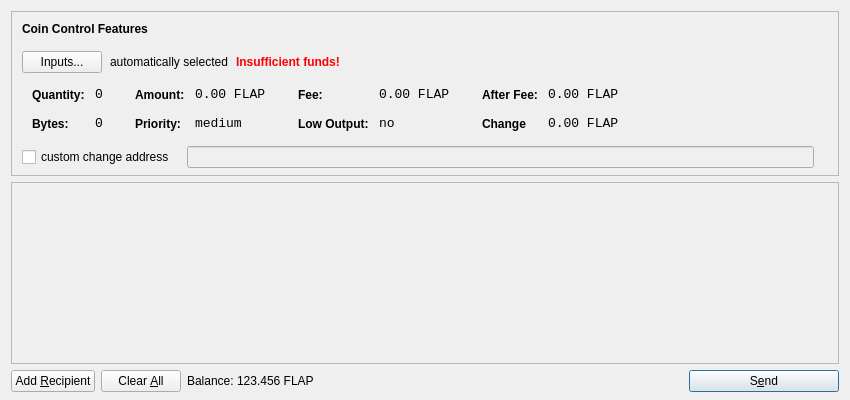
<?xml version="1.0" encoding="UTF-8"?>
<ui version="4.0">
 <class>SendCoinsDialog</class>
 <widget class="QDialog" name="SendCoinsDialog">
  <property name="geometry">
   <rect>
    <x>0</x>
    <y>0</y>
    <width>850</width>
    <height>400</height>
   </rect>
  </property>
  <property name="windowTitle">
   <string>Send Coins</string>
  </property>
  <layout class="QVBoxLayout" name="verticalLayout" stretch="0,1,0">
   <property name="bottomMargin">
    <number>8</number>
   </property>
   <item>
    <widget class="QFrame" name="frameCoinControl">
     <property name="sizePolicy">
      <sizepolicy hsizetype="Expanding" vsizetype="Expanding">
       <horstretch>0</horstretch>
       <verstretch>0</verstretch>
      </sizepolicy>
     </property>
     <property name="maximumSize">
      <size>
       <width>16777215</width>
       <height>16777215</height>
      </size>
     </property>
     <property name="frameShape">
      <enum>QFrame::StyledPanel</enum>
     </property>
     <property name="frameShadow">
      <enum>QFrame::Sunken</enum>
     </property>
     <layout class="QVBoxLayout" name="verticalLayoutCoinControl2">
      <property name="spacing">
       <number>-1</number>
      </property>
      <property name="leftMargin">
       <number>0</number>
      </property>
      <property name="topMargin">
       <number>0</number>
      </property>
      <property name="rightMargin">
       <number>0</number>
      </property>
      <property name="bottomMargin">
       <number>6</number>
      </property>
      <item>
       <layout class="QVBoxLayout" name="verticalLayoutCoinControl" stretch="0,0,0,0,1">
        <property name="spacing">
         <number>0</number>
        </property>
        <property name="leftMargin">
         <number>10</number>
        </property>
        <property name="topMargin">
         <number>10</number>
        </property>
        <item>
         <layout class="QHBoxLayout" name="horizontalLayoutCoinControl1">
          <property name="bottomMargin">
           <number>15</number>
          </property>
          <item>
           <widget class="QLabel" name="labelCoinControlFeatures">
            <property name="sizePolicy">
             <sizepolicy hsizetype="Preferred" vsizetype="Maximum">
              <horstretch>0</horstretch>
              <verstretch>0</verstretch>
             </sizepolicy>
            </property>
            <property name="font">
             <font>
              <weight>75</weight>
              <bold>true</bold>
             </font>
            </property>
            <property name="styleSheet">
             <string notr="true">font-weight:bold;</string>
            </property>
            <property name="text">
             <string>Coin Control Features</string>
            </property>
           </widget>
          </item>
         </layout>
        </item>
        <item>
         <layout class="QHBoxLayout" name="horizontalLayoutCoinControl2" stretch="0,0,0,0">
          <property name="spacing">
           <number>8</number>
          </property>
          <property name="bottomMargin">
           <number>10</number>
          </property>
          <item>
           <widget class="QPushButton" name="pushButtonCoinControl">
            <property name="styleSheet">
             <string notr="true"/>
            </property>
            <property name="text">
             <string>Inputs...</string>
            </property>
           </widget>
          </item>
          <item>
           <widget class="QLabel" name="labelCoinControlAutomaticallySelected">
            <property name="text">
             <string>automatically selected</string>
            </property>
            <property name="margin">
             <number>5</number>
            </property>
           </widget>
          </item>
          <item>
           <widget class="QLabel" name="labelCoinControlInsuffFunds">
            <property name="font">
             <font>
              <weight>75</weight>
              <bold>true</bold>
             </font>
            </property>
            <property name="styleSheet">
             <string notr="true">color:red;font-weight:bold;</string>
            </property>
            <property name="text">
             <string>Insufficient funds!</string>
            </property>
            <property name="margin">
             <number>5</number>
            </property>
           </widget>
          </item>
          <item>
           <spacer name="horizontalSpacerCoinControl">
            <property name="orientation">
             <enum>Qt::Horizontal</enum>
            </property>
            <property name="sizeHint" stdset="0">
             <size>
              <width>40</width>
              <height>1</height>
             </size>
            </property>
           </spacer>
          </item>
         </layout>
        </item>
        <item>
         <widget class="QWidget" name="widgetCoinControl" native="true">
          <property name="sizePolicy">
           <sizepolicy hsizetype="Preferred" vsizetype="Preferred">
            <horstretch>0</horstretch>
            <verstretch>0</verstretch>
           </sizepolicy>
          </property>
          <property name="minimumSize">
           <size>
            <width>0</width>
            <height>0</height>
           </size>
          </property>
          <property name="styleSheet">
           <string notr="true"/>
          </property>
          <layout class="QHBoxLayout" name="horizontalLayoutCoinControl5">
           <property name="margin">
            <number>0</number>
           </property>
           <item>
            <layout class="QHBoxLayout" name="horizontalLayoutCoinControl3" stretch="0,0,0,1">
             <property name="spacing">
              <number>20</number>
             </property>
             <property name="topMargin">
              <number>0</number>
             </property>
             <property name="bottomMargin">
              <number>10</number>
             </property>
             <item>
              <layout class="QFormLayout" name="formLayoutCoinControl1">
               <property name="horizontalSpacing">
                <number>10</number>
               </property>
               <property name="verticalSpacing">
                <number>14</number>
               </property>
               <property name="leftMargin">
                <number>10</number>
               </property>
               <property name="topMargin">
                <number>4</number>
               </property>
               <property name="rightMargin">
                <number>6</number>
               </property>
               <item row="0" column="0">
                <widget class="QLabel" name="labelCoinControlQuantityText">
                 <property name="styleSheet">
                  <string notr="true">font-weight:bold;</string>
                 </property>
                 <property name="text">
                  <string>Quantity:</string>
                 </property>
                 <property name="margin">
                  <number>0</number>
                 </property>
                </widget>
               </item>
               <item row="0" column="1">
                <widget class="QLabel" name="labelCoinControlQuantity">
                 <property name="font">
                  <font>
                   <family>Monospace</family>
                   <pointsize>10</pointsize>
                  </font>
                 </property>
                 <property name="cursor">
                  <cursorShape>IBeamCursor</cursorShape>
                 </property>
                 <property name="contextMenuPolicy">
                  <enum>Qt::ActionsContextMenu</enum>
                 </property>
                 <property name="text">
                  <string>0</string>
                 </property>
                 <property name="margin">
                  <number>0</number>
                 </property>
                 <property name="textInteractionFlags">
                  <set>Qt::LinksAccessibleByMouse|Qt::TextSelectableByKeyboard|Qt::TextSelectableByMouse</set>
                 </property>
                </widget>
               </item>
               <item row="1" column="0">
                <widget class="QLabel" name="labelCoinControlBytesText">
                 <property name="styleSheet">
                  <string notr="true">font-weight:bold;</string>
                 </property>
                 <property name="text">
                  <string>Bytes:</string>
                 </property>
                </widget>
               </item>
               <item row="1" column="1">
                <widget class="QLabel" name="labelCoinControlBytes">
                 <property name="font">
                  <font>
                   <family>Monospace</family>
                   <pointsize>10</pointsize>
                  </font>
                 </property>
                 <property name="cursor">
                  <cursorShape>IBeamCursor</cursorShape>
                 </property>
                 <property name="contextMenuPolicy">
                  <enum>Qt::ActionsContextMenu</enum>
                 </property>
                 <property name="text">
                  <string>0</string>
                 </property>
                 <property name="textInteractionFlags">
                  <set>Qt::LinksAccessibleByMouse|Qt::TextSelectableByKeyboard|Qt::TextSelectableByMouse</set>
                 </property>
                </widget>
               </item>
              </layout>
             </item>
             <item>
              <layout class="QFormLayout" name="formLayoutCoinControl2">
               <property name="horizontalSpacing">
                <number>10</number>
               </property>
               <property name="verticalSpacing">
                <number>14</number>
               </property>
               <property name="leftMargin">
                <number>6</number>
               </property>
               <property name="topMargin">
                <number>4</number>
               </property>
               <property name="rightMargin">
                <number>6</number>
               </property>
               <item row="0" column="0">
                <widget class="QLabel" name="labelCoinControlAmountText">
                 <property name="styleSheet">
                  <string notr="true">font-weight:bold;</string>
                 </property>
                 <property name="text">
                  <string>Amount:</string>
                 </property>
                 <property name="margin">
                  <number>0</number>
                 </property>
                </widget>
               </item>
               <item row="0" column="1">
                <widget class="QLabel" name="labelCoinControlAmount">
                 <property name="font">
                  <font>
                   <family>Monospace</family>
                   <pointsize>10</pointsize>
                  </font>
                 </property>
                 <property name="cursor">
                  <cursorShape>IBeamCursor</cursorShape>
                 </property>
                 <property name="contextMenuPolicy">
                  <enum>Qt::ActionsContextMenu</enum>
                 </property>
                 <property name="text">
                  <string>0.00 FLAP</string>
                 </property>
                 <property name="textInteractionFlags">
                  <set>Qt::LinksAccessibleByMouse|Qt::TextSelectableByKeyboard|Qt::TextSelectableByMouse</set>
                 </property>
                </widget>
               </item>
               <item row="1" column="0">
                <widget class="QLabel" name="labelCoinControlPriorityText">
                 <property name="styleSheet">
                  <string notr="true">font-weight:bold;</string>
                 </property>
                 <property name="text">
                  <string>Priority:</string>
                 </property>
                </widget>
               </item>
               <item row="1" column="1">
                <widget class="QLabel" name="labelCoinControlPriority">
                 <property name="font">
                  <font>
                   <family>Monospace</family>
                   <pointsize>10</pointsize>
                  </font>
                 </property>
                 <property name="cursor">
                  <cursorShape>IBeamCursor</cursorShape>
                 </property>
                 <property name="contextMenuPolicy">
                  <enum>Qt::ActionsContextMenu</enum>
                 </property>
                 <property name="text">
                  <string>medium</string>
                 </property>
                 <property name="textInteractionFlags">
                  <set>Qt::LinksAccessibleByMouse|Qt::TextSelectableByKeyboard|Qt::TextSelectableByMouse</set>
                 </property>
                </widget>
               </item>
              </layout>
             </item>
             <item>
              <layout class="QFormLayout" name="formLayoutCoinControl3">
               <property name="horizontalSpacing">
                <number>10</number>
               </property>
               <property name="verticalSpacing">
                <number>14</number>
               </property>
               <property name="leftMargin">
                <number>6</number>
               </property>
               <property name="topMargin">
                <number>4</number>
               </property>
               <property name="rightMargin">
                <number>6</number>
               </property>
               <item row="0" column="0">
                <widget class="QLabel" name="labelCoinControlFeeText">
                 <property name="styleSheet">
                  <string notr="true">font-weight:bold;</string>
                 </property>
                 <property name="text">
                  <string>Fee:</string>
                 </property>
                 <property name="margin">
                  <number>0</number>
                 </property>
                </widget>
               </item>
               <item row="0" column="1">
                <widget class="QLabel" name="labelCoinControlFee">
                 <property name="font">
                  <font>
                   <family>Monospace</family>
                   <pointsize>10</pointsize>
                  </font>
                 </property>
                 <property name="cursor">
                  <cursorShape>IBeamCursor</cursorShape>
                 </property>
                 <property name="contextMenuPolicy">
                  <enum>Qt::ActionsContextMenu</enum>
                 </property>
                 <property name="text">
                  <string>0.00 FLAP</string>
                 </property>
                 <property name="textInteractionFlags">
                  <set>Qt::LinksAccessibleByMouse|Qt::TextSelectableByKeyboard|Qt::TextSelectableByMouse</set>
                 </property>
                </widget>
               </item>
               <item row="1" column="0">
                <widget class="QLabel" name="labelCoinControlLowOutputText">
                 <property name="styleSheet">
                  <string notr="true">font-weight:bold;</string>
                 </property>
                 <property name="text">
                  <string>Low Output:</string>
                 </property>
                </widget>
               </item>
               <item row="1" column="1">
                <widget class="QLabel" name="labelCoinControlLowOutput">
                 <property name="font">
                  <font>
                   <family>Monospace</family>
                   <pointsize>10</pointsize>
                  </font>
                 </property>
                 <property name="cursor">
                  <cursorShape>IBeamCursor</cursorShape>
                 </property>
                 <property name="contextMenuPolicy">
                  <enum>Qt::ActionsContextMenu</enum>
                 </property>
                 <property name="text">
                  <string>no</string>
                 </property>
                 <property name="textInteractionFlags">
                  <set>Qt::LinksAccessibleByMouse|Qt::TextSelectableByKeyboard|Qt::TextSelectableByMouse</set>
                 </property>
                </widget>
               </item>
              </layout>
             </item>
             <item>
              <layout class="QFormLayout" name="formLayoutCoinControl4">
               <property name="horizontalSpacing">
                <number>10</number>
               </property>
               <property name="verticalSpacing">
                <number>14</number>
               </property>
               <property name="leftMargin">
                <number>6</number>
               </property>
               <property name="topMargin">
                <number>4</number>
               </property>
               <property name="rightMargin">
                <number>6</number>
               </property>
               <item row="0" column="0">
                <widget class="QLabel" name="labelCoinControlAfterFeeText">
                 <property name="styleSheet">
                  <string notr="true">font-weight:bold;</string>
                 </property>
                 <property name="text">
                  <string>After Fee:</string>
                 </property>
                 <property name="margin">
                  <number>0</number>
                 </property>
                </widget>
               </item>
               <item row="0" column="1">
                <widget class="QLabel" name="labelCoinControlAfterFee">
                 <property name="font">
                  <font>
                   <family>Monospace</family>
                   <pointsize>10</pointsize>
                  </font>
                 </property>
                 <property name="cursor">
                  <cursorShape>IBeamCursor</cursorShape>
                 </property>
                 <property name="contextMenuPolicy">
                  <enum>Qt::ActionsContextMenu</enum>
                 </property>
                 <property name="text">
                  <string>0.00 FLAP</string>
                 </property>
                 <property name="textInteractionFlags">
                  <set>Qt::LinksAccessibleByMouse|Qt::TextSelectableByKeyboard|Qt::TextSelectableByMouse</set>
                 </property>
                </widget>
               </item>
               <item row="1" column="0">
                <widget class="QLabel" name="labelCoinControlChangeText">
                 <property name="styleSheet">
                  <string notr="true">font-weight:bold;</string>
                 </property>
                 <property name="text">
                  <string>Change</string>
                 </property>
                </widget>
               </item>
               <item row="1" column="1">
                <widget class="QLabel" name="labelCoinControlChange">
                 <property name="font">
                  <font>
                   <family>Monospace</family>
                   <pointsize>10</pointsize>
                  </font>
                 </property>
                 <property name="cursor">
                  <cursorShape>IBeamCursor</cursorShape>
                 </property>
                 <property name="contextMenuPolicy">
                  <enum>Qt::ActionsContextMenu</enum>
                 </property>
                 <property name="text">
                  <string>0.00 FLAP</string>
                 </property>
                 <property name="textInteractionFlags">
                  <set>Qt::LinksAccessibleByMouse|Qt::TextSelectableByKeyboard|Qt::TextSelectableByMouse</set>
                 </property>
                </widget>
               </item>
              </layout>
             </item>
            </layout>
           </item>
          </layout>
         </widget>
        </item>
        <item>
         <layout class="QHBoxLayout" name="horizontalLayoutCoinControl4" stretch="0,0,0">
          <property name="spacing">
           <number>12</number>
          </property>
          <property name="sizeConstraint">
           <enum>QLayout::SetDefaultConstraint</enum>
          </property>
          <property name="topMargin">
           <number>5</number>
          </property>
          <property name="rightMargin">
           <number>5</number>
          </property>
          <item>
           <widget class="QCheckBox" name="checkBoxCoinControlChange">
            <property name="text">
             <string>custom change address</string>
            </property>
           </widget>
          </item>
          <item>
           <widget class="QLineEdit" name="lineEditCoinControlChange">
            <property name="enabled">
             <bool>false</bool>
            </property>
            <property name="sizePolicy">
             <sizepolicy hsizetype="Expanding" vsizetype="Fixed">
              <horstretch>0</horstretch>
              <verstretch>0</verstretch>
             </sizepolicy>
            </property>
           </widget>
          </item>
          <item>
           <widget class="QLabel" name="labelCoinControlChangeLabel">
            <property name="sizePolicy">
             <sizepolicy hsizetype="Preferred" vsizetype="Expanding">
              <horstretch>0</horstretch>
              <verstretch>0</verstretch>
             </sizepolicy>
            </property>
            <property name="minimumSize">
             <size>
              <width>0</width>
              <height>0</height>
             </size>
            </property>
            <property name="text">
             <string/>
            </property>
            <property name="margin">
             <number>3</number>
            </property>
           </widget>
          </item>
         </layout>
        </item>
        <item>
         <spacer name="verticalSpacerCoinControl">
          <property name="orientation">
           <enum>Qt::Vertical</enum>
          </property>
          <property name="sizeHint" stdset="0">
           <size>
            <width>800</width>
            <height>1</height>
           </size>
          </property>
         </spacer>
        </item>
       </layout>
      </item>
     </layout>
    </widget>
   </item>
   <item>
    <widget class="QScrollArea" name="scrollArea">
     <property name="widgetResizable">
      <bool>true</bool>
     </property>
     <widget class="QWidget" name="scrollAreaWidgetContents">
      <property name="geometry">
       <rect>
        <x>0</x>
        <y>0</y>
        <width>830</width>
        <height>165</height>
       </rect>
      </property>
      <layout class="QVBoxLayout" name="verticalLayout_2">
       <property name="margin">
        <number>0</number>
       </property>
       <item>
        <layout class="QVBoxLayout" name="entries">
         <property name="spacing">
          <number>6</number>
         </property>
        </layout>
       </item>
       <item>
        <spacer name="verticalSpacer">
         <property name="orientation">
          <enum>Qt::Vertical</enum>
         </property>
         <property name="sizeHint" stdset="0">
          <size>
           <width>20</width>
           <height>40</height>
          </size>
         </property>
        </spacer>
       </item>
      </layout>
     </widget>
    </widget>
   </item>
   <item>
    <layout class="QHBoxLayout" name="horizontalLayout">
     <item>
      <widget class="QPushButton" name="addButton">
       <property name="toolTip">
        <string>Send to multiple recipients at once</string>
       </property>
       <property name="text">
        <string>Add &amp;Recipient</string>
       </property>
       <property name="autoDefault">
        <bool>false</bool>
       </property>
      </widget>
     </item>
     <item>
      <widget class="QPushButton" name="clearButton">
       <property name="sizePolicy">
        <sizepolicy hsizetype="Minimum" vsizetype="Fixed">
         <horstretch>0</horstretch>
         <verstretch>0</verstretch>
        </sizepolicy>
       </property>
       <property name="toolTip">
        <string>Remove all transaction fields</string>
       </property>
       <property name="text">
        <string>Clear &amp;All</string>
       </property>
       <property name="autoRepeatDelay">
        <number>300</number>
       </property>
       <property name="autoDefault">
        <bool>false</bool>
       </property>
      </widget>
     </item>
     <item>
      <layout class="QHBoxLayout" name="horizontalLayout_2">
       <property name="spacing">
        <number>3</number>
       </property>
       <item>
        <widget class="QLabel" name="label">
         <property name="sizePolicy">
          <sizepolicy hsizetype="Preferred" vsizetype="Fixed">
           <horstretch>0</horstretch>
           <verstretch>0</verstretch>
          </sizepolicy>
         </property>
         <property name="text">
          <string>Balance:</string>
         </property>
        </widget>
       </item>
       <item>
        <widget class="QLabel" name="labelBalance">
         <property name="sizePolicy">
          <sizepolicy hsizetype="Preferred" vsizetype="Fixed">
           <horstretch>0</horstretch>
           <verstretch>0</verstretch>
          </sizepolicy>
         </property>
         <property name="cursor">
          <cursorShape>IBeamCursor</cursorShape>
         </property>
         <property name="text">
          <string>123.456 FLAP</string>
         </property>
         <property name="textInteractionFlags">
          <set>Qt::LinksAccessibleByMouse|Qt::TextSelectableByKeyboard|Qt::TextSelectableByMouse</set>
         </property>
        </widget>
       </item>
      </layout>
     </item>
     <item>
      <spacer name="horizontalSpacer">
       <property name="orientation">
        <enum>Qt::Horizontal</enum>
       </property>
       <property name="sizeHint" stdset="0">
        <size>
         <width>40</width>
         <height>20</height>
        </size>
       </property>
      </spacer>
     </item>
     <item>
      <widget class="QPushButton" name="sendButton">
       <property name="minimumSize">
        <size>
         <width>150</width>
         <height>0</height>
        </size>
       </property>
       <property name="toolTip">
        <string>Confirm the send action</string>
       </property>
       <property name="text">
        <string>S&amp;end</string>
       </property>
       <property name="icon">
        <iconset resource="../bitcoin.qrc">
         <normaloff>:/icons/send</normaloff>:/icons/send</iconset>
       </property>
       <property name="default">
        <bool>true</bool>
       </property>
      </widget>
     </item>
    </layout>
   </item>
  </layout>
 </widget>
 <resources>
  <include location="../bitcoin.qrc"/>
 </resources>
 <connections/>
</ui>
